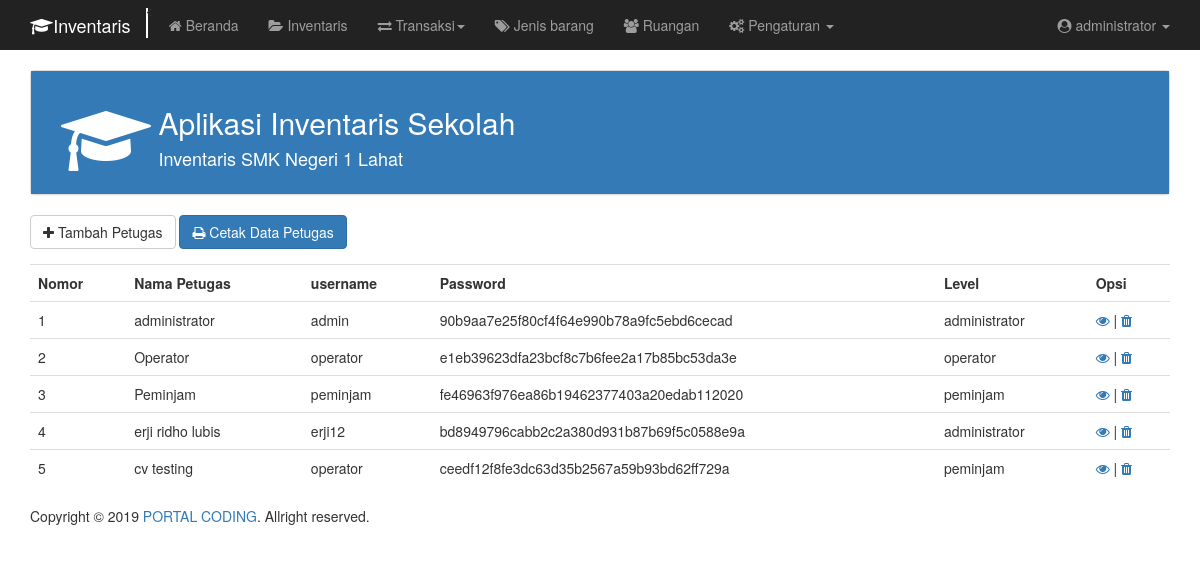
The page /inventaris/petugas.php (signed in) on the database its author committed.
### tables this page shows
CREATE TABLE `petugas` (
  `id_petugas` varchar(150) NOT NULL,
  `username` varchar(65) NOT NULL,
  `password` varchar(65) NOT NULL,
  `nama_petugas` varchar(150) NOT NULL,
  `id_level` int(11) NOT NULL
);

CREATE TABLE `level` (
  `id_level` int(11) NOT NULL,
  `nama_level` varchar(150) NOT NULL
);

### inventaris/include/session.php (called while the page is built, shortened)
<?php
include 'config/function.php';
$konfigurasi = new konfigurasi();
$nomor = 1;
if ($_SESSION['level'] == "administrator") {
	$isadmin = true;
} else if ($_SESSION['level'] == "operator") {
  $isoperator = true;
} else if ($_SESSION['level'] == "peminjam") {
  $ispeminjam = true;
}
$ids = $_SESSION['id_petugas'];
$profil = $konfigurasi->profie($ids);
?>

### inventaris/config/function.php (called while the page is built, shortened)
<?php
class Konektor {
	public function __construct() {
		$this->host = "localhost";
		$this->user = "root";
		$this->pass = "";
		$this->db = "dbinventaris";
		$this->con = new mysqli($this->host,$this->user,$this->pass,$this->db) or die("Can't Connect to Database");
	}
}
class Konfigurasi extends Konektor {
	public function profie($ids) {
		$id = $this->con->real_escape_string($ids);
		$SQL = $this->con->prepare("SELECT * FROM petugas INNER JOIN level ON level.id_level = petugas.id_level WHERE id_petugas=?");
		$SQL->bind_param("s",$id);
		$SQL->execute();
		$result = $SQL->get_result();
		$data = [];
		while ($row = $result->fetch_assoc()) {
			$data[] = $row;
		}
		return $data;
	}
	public function selectPetugas()
	{
		$SQL = $this->con->prepare("SELECT * FROM petugas INNER JOIN level ON level.id_level = petugas.id_level GROUP BY petugas.id_petugas");
		$SQL->execute();
		$result = $SQL->get_result();
		$data = [];
		while ($row = $result->fetch_assoc()) {
			$data[] = $row;
		}
		return $data;
	}
}
 ?>

### inventaris/petugas.php (the view, shortened to what this page needs)
<?php
include 'include/session.php';
if ($isadmin) {
$selectPetugas = $konfigurasi->selectPetugas();
?>
<!DOCTYPE html>
<html lang="en" dir="ltr">
	<head>
		<?php include 'include/meta.php'; ?>
  </head>
  <body onload="userFormDisabled()">
		<?php include 'include/menu.php' ?>
		<div class="container">
		  <?php include 'include/heading.php'; ?>
			<div class="form-group">
				<button type="button" id="btnPlus" class="btn btn-default">
				  <i class="fa fa-plus"></i> Tambah Petugas
				</button>
				<button type="button" id="" class="btn btn-primary" onclick="printPetugas()">
				  <i class="fa fa-print"></i> Cetak Data Petugas
				</button>
			</div>
				<?php
				if ($selectPetugas == null) {
					echo "<hr><h2 class='text-center'>Tidak ada data</h2><hr>";
				} else { ?>
					<table class="table">
						<th>Nomor</th>
					  <th>Nama Petugas</th>
						<th>username</th>
						<th>Password</th>
						<th>Level</th>
						<?php if ($isadmin): ?>
							<th>Opsi</th>
						<?php endif; ?>
				<?php foreach ($selectPetugas as $data): ?>
				<tr>
					<td><?php echo $nomor++; ?></td>
					<td><?php echo $data['nama_petugas']; ?></td>
					<td><?php echo $data['username']; ?></td>
					<td><?php echo sha1($data['password']); ?></td>
					<td><?php echo $data['nama_level'] ?></td>
					<?php if ($isadmin): ?>
						<td>
							<a href="detail/detail-petugas.php?rowid=<?php echo $data['id_petugas'] ?>"><i class="fa fa-eye"></i></a> |
							<a href="javascript:hapusData('<?php echo $data['id_petugas']; ?>')"><i class="fa fa-trash"></i></a>
						</td>
					<?php endif; ?>
				</tr>
			<?php endforeach; } ?>
			</table>
		</div>
    <?php include 'include/footer.php'; ?>
	</body>
</html>
<?php } else {
	echo "<h2>Maaf, anda tidak memiliki akses di halaman ini.</h2>";
	echo "<br>";
	echo "Silahkan kembali ke beranda. <a href='/inventaris/index.php'>Kembali</a>";
 } ?>

### rows shown on the page
petugas: nama_petugas "administrator", username "admin", password "90b9aa7e25f80cf4f64e990b78a9fc5ebd6cecad", id_level.nama_level "administrator"
petugas: nama_petugas "Operator", username "operator", password "e1eb39623dfa23bcf8c7b6fee2a17b85bc53da3e", id_level.nama_level "operator"
petugas: nama_petugas "Peminjam", username "peminjam", password "fe46963f976ea86b19462377403a20edab112020", id_level.nama_level "peminjam"
petugas: nama_petugas "erji ridho lubis", username "erji12", password "bd8949796cabb2c2a380d931b87b69f5c0588e9a", id_level.nama_level "administrator"
petugas: nama_petugas "cv testing", username "operator", password "ceedf12f8fe3dc63d35b2567a59b93bd62ff729a", id_level.nama_level "peminjam"

### other values the page prints
$_SESSION['nama_petugas'] "administrator"
